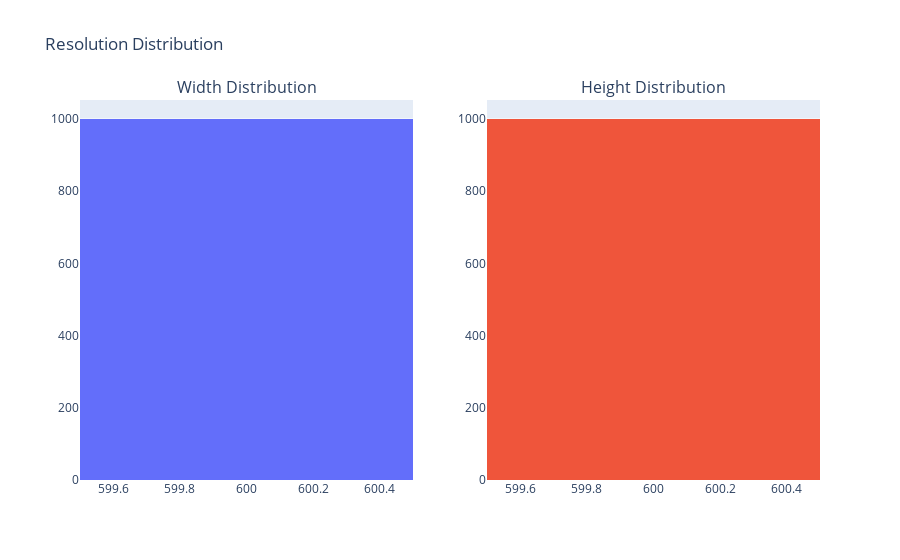

The code cell stored with this chart in its notebook:
### Markdown cell above
## 4. Image Statistics

Analyze image resolutions, aspect ratios, and other image properties.

### Code cell
# Analyze image statistics (sample 1000 images for speed)
img_stats = analyzer.analyze_image_statistics(sample_size=1000)

print("=== Image Statistics ===")
print(f"Mean Resolution: {img_stats['resolutions']['mean']:.0f} x {img_stats['resolutions']['mean']:.0f}")
print(f"Resolution Std: {img_stats['resolutions']['std']:.2f}")
print(f"Min Resolution: {img_stats['resolutions']['min']}")
print(f"Max Resolution: {img_stats['resolutions']['max']}")
print(f"Mean Aspect Ratio: {img_stats['aspect_ratios']['mean']:.2f}")

# Visualize resolution distribution
if img_stats['resolutions']['distribution']:
    fig = visualizer.plot_resolution_distribution(
        img_stats['resolutions']['distribution'],
        #save_path="../reports/visualizations/resolution_distribution.png",
        interactive=True
    )
    fig.show()

### Figure 1 — Plotly figure (JSON) as saved in the notebook; plotly's stock layout.template omitted (floating-point values rounded to 4 significant figures; data arrays with more than 128 entries replaced by an {"elided": "..."} marker saying what was removed)
{"data": [{"name": "Width", "nbinsx": 50, "type": "histogram", "x": {"elided": "1000 int values"}, "xaxis": "x", "yaxis": "y"}, {"name": "Height", "nbinsx": 50, "type": "histogram", "x": {"elided": "1000 int values"}, "xaxis": "x2", "yaxis": "y2"}], "layout": {"annotations": [{"font": {"size": 16}, "showarrow": false, "text": "Width Distribution", "x": 0.225, "xanchor": "center", "xref": "paper", "y": 1, "yanchor": "bottom", "yref": "paper"}, {"font": {"size": 16}, "showarrow": false, "text": "Height Distribution", "x": 0.775, "xanchor": "center", "xref": "paper", "y": 1, "yanchor": "bottom", "yref": "paper"}], "showlegend": false, "title": {"text": "Resolution Distribution"}, "xaxis": {"anchor": "y", "domain": [0, 0.45]}, "xaxis2": {"anchor": "y2", "domain": [0.55, 1]}, "yaxis": {"anchor": "x", "domain": [0, 1]}, "yaxis2": {"anchor": "x2", "domain": [0, 1]}}}
